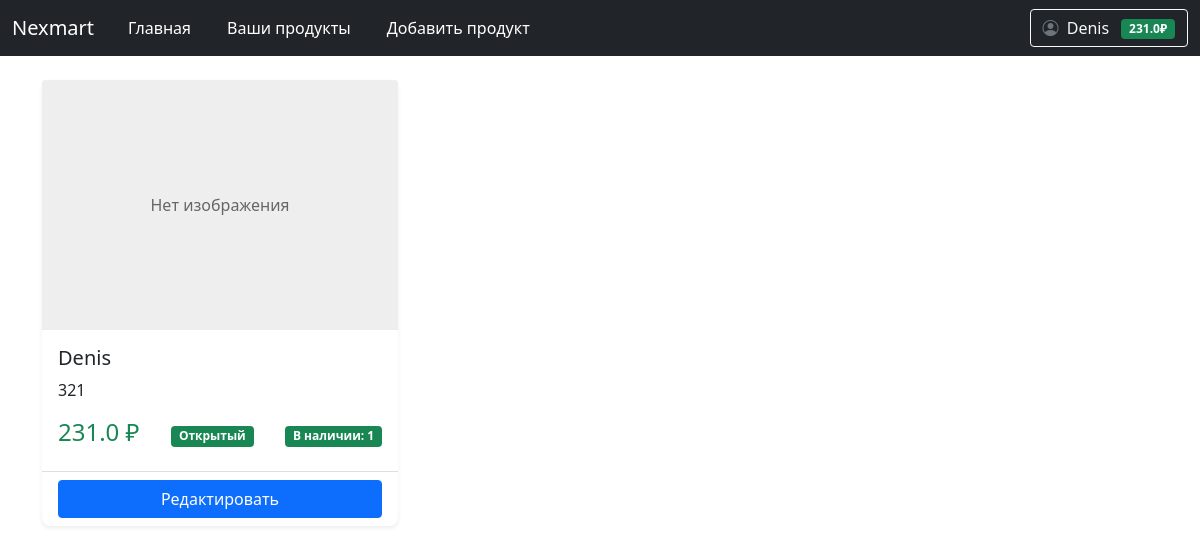
Screenshot of /user/products (signed in) with the database file from the repository.
### data/user.py (models this page shows, shortened)
class User(SqlAlchemyBase, UserMixin):
    __tablename__ = 'users'
    id = Column(Integer, primary_key=True, autoincrement=True)
    email = Column(String, unique=True, nullable=False)
    hashed_password = Column(String, nullable=False)
    surname = Column(String, nullable=False)
    name = Column(String, nullable=False)
    modified_date = Column(DateTime)
    balance = Column(Float, default=0.0, nullable=False)
    products = relationship("Product", back_populates="user")

### data/product.py (models this page shows)
class Product(SqlAlchemyBase):
    __tablename__ = 'products'
    id = sqlalchemy.Column(sqlalchemy.Integer, primary_key=True, autoincrement=True)
    name = sqlalchemy.Column(sqlalchemy.String, nullable=False)
    price = sqlalchemy.Column(sqlalchemy.Float, nullable=False)
    description = sqlalchemy.Column(sqlalchemy.Text)
    created_date = sqlalchemy.Column(sqlalchemy.DateTime, default=datetime.datetime.now)
    open = sqlalchemy.Column(sqlalchemy.Boolean)  # открыт ли продукт для общего доступа
    amount_available = sqlalchemy.Column(sqlalchemy.Integer)  # сколько есть продукта для продажи
    amount_sell = sqlalchemy.Column(sqlalchemy.Integer)  # сколько продано для статистики
    image = sqlalchemy.Column(sqlalchemy.String)
    user_id = sqlalchemy.Column(sqlalchemy.Integer, sqlalchemy.ForeignKey('users.id'))
    user = sqlalchemy.orm.relationship('User', back_populates='products')

### main.py (the view)
@app.route('/user/products')
@login_required
def user_products():
    products = current_user.products
    return render_template('user_products.html', products=products)

### data/db_session.py (called while the page is built)
def create_session() -> Session:
    global __factory
    return __factory()

### main.py (called while the page is built)
@login_manager.user_loader
def load_user(user_id):
    db_sess = db_session.create_session()
    return db_sess.query(User).get(user_id)

### templates/user_products.html (shortened to what this page needs)
{% extends "base.html" %}
{% block content %}
 <div class="row row-cols-1 row-cols-md-3 g-4">
        {% for product in products %}
        <div class="col">
            <div class="card h-100">
                <a href="/products/{{ product.id }}" class="text-decoration-none text-dark ">
                    {% if product.image %}
                    <img src="{{ url_for('static', filename='upload/' + product.image) }}"
                         class="card-img-top product-image"
                         alt="{{ product.name }}">
                    {% else %}
                    <div class="card-img-top no-image">Нет изображения</div>
                    {% endif %}
                    <div class="card-body">
                        <h5 class="card-title">{{ product.name }}</h5>
                        <p class="card-text">{{ product.description }}</p>
                        <div class="d-flex justify-content-between align-items-center">
                             <span class="h4 text-success">{{ product.price }} ₽</span>
                            {% if product.open %}
                                <span class="badge bg-success">Открытый</span>
                            {% else %}
                                <span class="badge bg-danger">Закрытый</span>
                            {% endif %}
                            {% if product.amount_available and product.amount_available > 0 %}
                                <span class="badge bg-success">В наличии: {{ product.amount_available }}</span>
                            {% else %}
                                <span class="badge bg-danger">Нет в наличии</span>
                            {% endif %}
                        </div>
                    </div>
                </a>
                <div class="card-footer bg-transparent">
                    <a href="/user/products/edit/{{product.id}}" class="btn btn-primary w-100">Редактировать</a>
                </div>
            </div>
        </div>
        {% else %}
        <div class="col-12">
            <div class="alert alert-warning">
                Товары не найдены. Добавьте новые.
            </div>
        </div>
        {% endfor %}
    </div>
{% endblock %}

### templates/base.html (shortened to what this page needs)
<!doctype html>
<html lang="ru">
<head>
                    <link href="https://cdn.jsdelivr.net/npm/bootstrap@5.0.2/dist/css/bootstrap.min.css" rel="stylesheet">
                    <link rel="stylesheet" href="https://cdn.jsdelivr.net/npm/bootstrap-icons@1.8.1/font/bootstrap-icons.css">
    <link rel="stylesheet" href="{{ url_for('static', filename='css/style.css') }}">
    <link rel="stylesheet" href="https://cdnjs.cloudflare.com/ajax/libs/font-awesome/6.5.1/css/all.min.css">
    <link rel="stylesheet" href="{{ url_for('static', filename='css/auth_styles.css') }}">
</head>
<body>
<header>
    <nav class="navbar navbar-expand-md navbar-dark bg-dark" aria-label="Fourth navbar example">
        <div class="container-fluid">
          <a class="navbar-brand" href="#">Nexmart</a>
          <div class="collapse navbar-collapse" id="navbarsExample04">
            <ul class="navbar-nav me-auto mb-2 mb-md-0">
              <li class="nav-item">
                <a class="nav-link active" aria-current="page" href="/">Главная</a>
              </li>
                {% if not current_user.is_authenticated %}
                <li class="nav-item">
                <a class="nav-link active" aria-current="page" href="/register"></a>
              </li>
                <li class="nav-item">
                <a class="nav-link active" aria-current="page" href="/login"></a>
              </li>
                {% else %}
                <li class="nav-item">
                <a class="nav-link active" href="/user/products">Ваши продукты</a>
              </li>
                <li class="nav-item">
                <a class="nav-link active" href="/user/products/add">Добавить продукт</a>
              </li>
                {% endif %}
            </ul>
            {% if current_user.is_authenticated %}
            <div class="d-flex align-items-center">
              <div class="dropdown">
                <button class="btn btn-outline-light dropdown-toggle" type="button" id="profileDropdown" data-bs-toggle="dropdown" aria-expanded="false">
                  <i class="bi bi-person-circle me-1"></i>
                  {{ current_user.name }}
                  <span class="badge bg-success ms-2">{{ current_user.balance }}₽</span>
                </button>
              </div>
            </div>
            {% else %}
            <div class="d-flex">
              <a href="/login" class="btn btn-outline-light me-2">Войти</a>
              <a href="/register" class="btn btn-success">Регистрация</a>
            </div>
            {% endif %}
          </div>
        </div>
      </nav>
</header>
<div class="container mt-4">
    {% block content %}{% endblock %}
</div>
</body>
</html>

### static/css/style.css (style rules this page uses)
.no-image { height: 250px; background: #eee; display: flex; align-items: center; justify-content: center; color: #666; }
.navbar-nav .nav-link { position: relative; transition: all 0.5s ease; margin: 0 10px; }
.navbar-nav .nav-link::after { content: ''; position: absolute; width: 0; height: 2px; bottom: 0; left: 50%; background-color: #90caf9; transition: all 0.3s ease; }
.dropdown-toggle { position: relative; transition: all 0.3s ease; }
.badge.bg-success { transition: all 0.3s ease; }
.card { border: none; border-radius: 0.5rem; box-shadow: 0 0.125rem 0.25rem rgba(0, 0, 0, 0.075); transition: all 0.3s ease; }
.bi-person-circle { color: #6c757d; transition: all 0.3s ease; }
.btn { position: relative; overflow: hidden; }
.btn::after { content: ''; position: absolute; top: 50%; left: 50%; width: 5px; height: 5px; background: rgba(255, 255, 255, 0.3); opacity: 0; border-radius: 50%; transform: scale(1, 1) translate(-50%, -50%); transform-origin: 50% 50%; }

### rows the page displays
User: name "Denis", balance "231.0"
Product: shows "Нет изображения", name "Denis", description "321", price "231.0", open "Открытый", amount_available "1"
